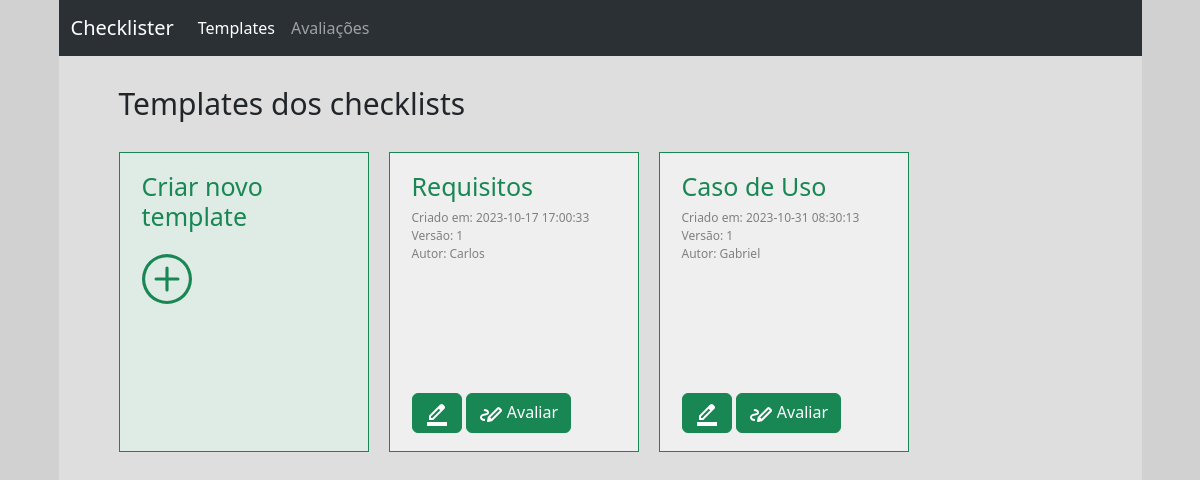
Page /paginas/pagina_principal/index.php on the earlier database version.
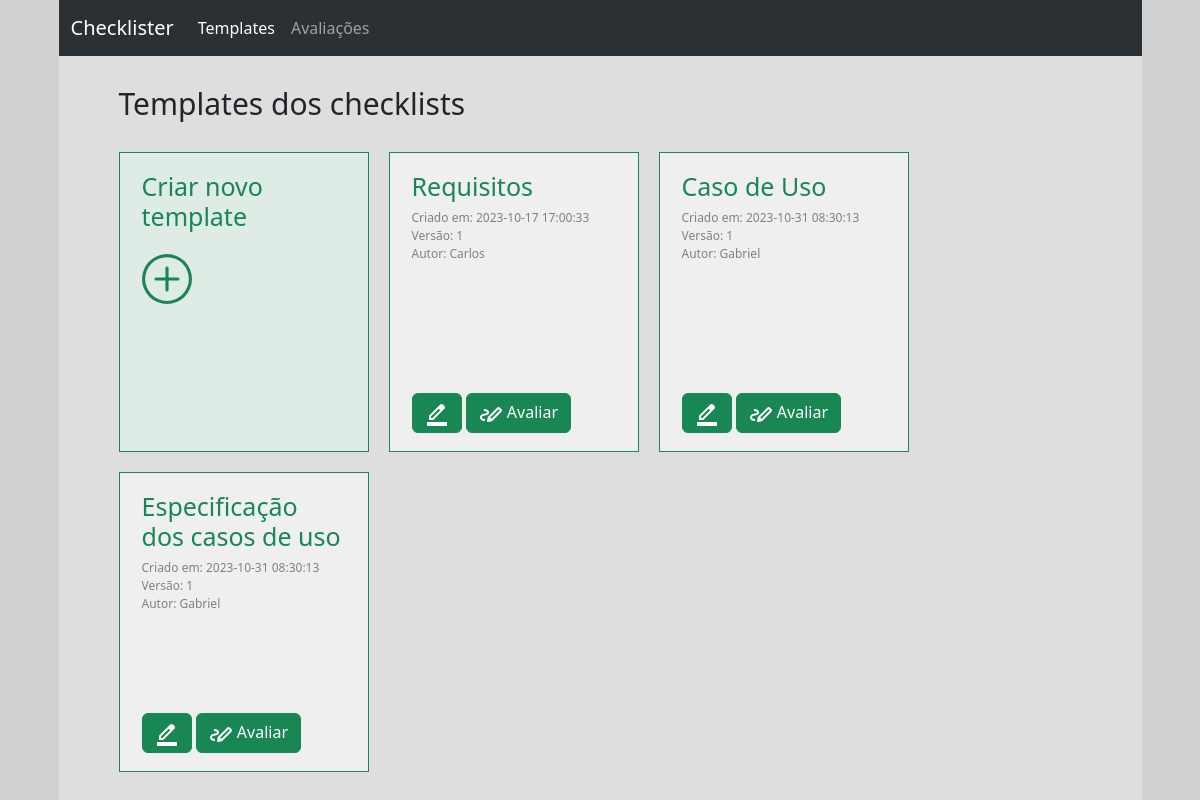
Same page on the later database version.
### tables this page shows
CREATE TABLE CHECKLIST(
    
    id_checklist int UNSIGNED AUTO_INCREMENT,
    titulo VARCHAR(255) NOT NULL,
    data_hora_criacao DATETIME NOT NULL,
    versao_checklist int UNSIGNED, 
    autor_versao varchar(255) NOT NULL,

    PRIMARY KEY (id_checklist, versao_checklist)
);

### framework/checklister_framework.php (called while the page is built, shortened)
<?php
    include("conexaoBancoDados.php");
    include("api_checklister_framework.php");
    $DIRETORIO_RAIZ = $_SERVER['DOCUMENT_ROOT'] . '/Checklister';
    function usarComponente($nomeComponente) {
        global $DIRETORIO_RAIZ;
        $rotaComum = $DIRETORIO_RAIZ . '/components/' . $nomeComponente . '/' . $nomeComponente;
        $rotaComponenteTemplate = $rotaComum . '.template.php';
        include($rotaComponenteTemplate);
    }
    function usarComponenteComParametros($nomeComponente, $arrayParametros) {
        usarComponente($nomeComponente);
    }
?>

### framework/api_checklister_framework.php (called while the page is built, shortened)
<?php
    function buscarTodosTemplatesCadastrados() {
        global $conn;
        $queryBuscarTodosTemplates =
            <<<END
                SELECT *
                FROM checklist;
            END;
        return mysqli_query($conn, $queryBuscarTodosTemplates);
    }
    function buscarQtdeAvaliacaoComTemplate($idTemplate){
        global $conn;
        $queryBuscarResultados = "SELECT COUNT(*) FROM avaliacao WHERE id_checklist =". $idTemplate;
        return mysqli_query($conn, $queryBuscarResultados);
    }
?>

### components/card/card.template.php (the view, shortened to what the changed rows need)
<?php
    $rotaPaginaCadastroTemplate = "../pagina_cadastro_template/pagina_cadastro_template.php";
    $tipoCard = $_SESSION['parametrosComponente'][0];
    if ($tipoCard == 'templateJaCadastrado') {
        $tituloCardCadastrado      =    $_SESSION['parametrosComponente'][1];
        $dataCriacaoCardCadastrado =    $_SESSION['parametrosComponente'][2];
        $versaoCardCadastrado      =    $_SESSION['parametrosComponente'][3];
        $autorCardCadastrado       =    $_SESSION['parametrosComponente'][4];
        $idTemplate                =    $_SESSION['parametrosComponente'][5];
        $linkEdicao = <<<END
            <a href="../pagina_edicao_template/pagina_edicao_template.php?idTemplate=$idTemplate" class="btn btn-success" id="card-btn-avaliar" name="card-btn-avaliar">
                <svg fill="currentColor" xmlns="http://www.w3.org/2000/svg" height="24" viewBox="0 -960 960 960" width="24"><path d="M80 0v-160h800V0H80Zm160-320h56l312-311-29-29-28-28-311 312v56Zm-80 80v-170l448-447q11-11 25.5-17t30.5-6q16 0 31 6t27 18l55 56q12 11 17.5 26t5.5 31q0 15-5.5 29.5T777-687L330-240H160Zm560-504-56-56 56 56ZM608-631l-29-29-28-28 57 57Z"/></svg>
            </a>
        END;
        $temAvaliacao = mysqli_fetch_array(buscarQtdeAvaliacaoComTemplate($idTemplate))[0] > 0;
        $linkEdicao   = $temAvaliacao ? '' : $linkEdicao;
    }
    if ($tipoCard == 'novoTemplate') {
        echo <<<END
            <a href="$rotaPaginaCadastroTemplate" class="card-link-novo-card">
                    <div class="card-container cor-fundo-verde-claro">
                        <h2 class="card-titulo">Criar novo template</h2>
                        <svg class="card-iconePlus" xmlns="http://www.w3.org/2000/svg" width="50" height="50" fill="currentColor" class="bi bi-plus-circle" viewBox="0 0 16 16">
                            <path d="M8 15A7 7 0 1 1 8 1a7 7 0 0 1 0 14zm0 1A8 8 0 1 0 8 0a8 8 0 0 0 0 16z"/>
                            <path d="M8 4a.5.5 0 0 1 .5.5v3h3a.5.5 0 0 1 0 1h-3v3a.5.5 0 0 1-1 0v-3h-3a.5.5 0 0 1 0-1h3v-3A.5.5 0 0 1 8 4z"/>
                        </svg>
                    </div>
            </a>
        END;
    }
    if ($tipoCard == 'templateJaCadastrado') {
        echo <<<END
            <div class="card-container card-container-template-cadastrado">
                <div class="card-container-texto">
                    <h2 class="card-titulo">$tituloCardCadastrado</h2>
                    <p class="card-subtitulo">Criado em: $dataCriacaoCardCadastrado</p>
                    <p class="card-subtitulo">Versão: $versaoCardCadastrado</p>
                    <p class="card-subtitulo card-ultimo-subtitulo">Autor: $autorCardCadastrado</p>
                </div>
                <div class="card-container-botao">
                    $linkEdicao
                    <a href="../pagina_avaliacao_template/pagina_avaliacao_template.php?idChecklist=$idTemplate" class="btn btn-success" id="card-btn-avaliar" name="card-btn-avaliar">
                        <svg xmlns="http://www.w3.org/2000/svg" fill="currentColor" height="24" viewBox="0 -960 960 960" width="24">
                            <path d="m499-287 335-335-52-52-335 335 52 52Zm-261 87q-100-5-149-42T40-349q0-65 53.5-105.5T242-503q39-3 58.5-12.5T320-542q0-26-29.5-39T193-600l7-80q103 8 151.5 41.5T400-542q0 53-38.5 83T248-423q-64 5-96 23.5T120-349q0 35 28 50.5t94 18.5l-4 80Zm280 7L353-358l382-382q20-20 47.5-20t47.5 20l70 70q20 20 20 47.5T900-575L518-193Zm-159 33q-17 4-30-9t-9-30l33-159 165 165-159 33Z"/>
                        </svg>
                        Avaliar
                    </a>
                </div>
            </div>
        END;
    }
?>

### components/grid_cards/grid_cards.template.php (shortened to what the changed rows need)
<?php
    $tipoGrid = $_SESSION['parametrosComponente'][0];
    if ($tipoGrid == "template") {
        imprimirCardsPaginaTemplates();
    }
    function imprimirCardsPaginaTemplates() {
        echo <<<END
            <div class="grid_cards-container-cards">
        END;
                imprimirCardCadastroNovoTemplate();
                imprimirCardsTemplatesCadastrados();
        echo <<<END
            </div>
        END;
    };
    function imprimirCardCadastroNovoTemplate() {
        usarComponenteComParametros('card', ['novoTemplate']);
    }
    function imprimirCardsTemplatesCadastrados() {
        $result = buscarTodosTemplatesCadastrados();
        while($row = mysqli_fetch_assoc($result)) {
            usarComponenteComParametros('card', ['templateJaCadastrado', $row["titulo"], $row["data_hora_criacao"], $row["versao_checklist"], $row["autor_versao"], $row["id_checklist"]]);
        }
    }
?>

Differences in the rows shown:
added checklist: tituloCardCadastrado "Especificação dos casos de uso", dataCriacaoCardCadastrado "2023-10-31 08:30:13", autorCardCadastrado "Gabriel"
